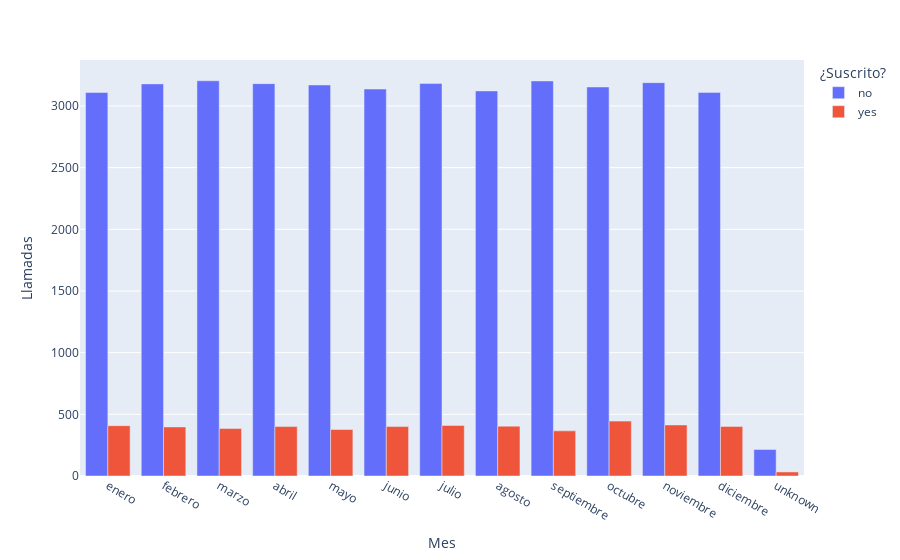

Notebook code cell kept with this figure:
### Markdown cell above
2.2.4. Comprueba la distribución de llamadas en función del mes del año indicando si el cliente se ha suscrito o no (countplot con agrupación en la columna ‘y)

### Code cell
bank_by_contact_month_y=bank.groupby(by=['contact_month','y'])['contact_month'].count().reset_index(name='Count')
meses=['enero', 'febrero', 'marzo', 'abril', 'mayo', 'junio', 'julio', 'agosto', 'septiembre', 'octubre', 'noviembre', 'diciembre']
meses=pd.Series(meses)
fig=px.bar(data_frame=bank_by_contact_month_y,
           x='contact_month',
           y='Count',
           color='y',
           category_orders={'contact_month': meses},
           barmode='group',
           labels=dict(contact_month='Mes',Count='Llamadas',y='¿Suscrito?'))
fig.show()

### Figure 1 — Plotly figure (JSON) as saved in the notebook; plotly's stock layout.template omitted (floating-point values rounded to 4 significant figures)
{"data": [{"alignmentgroup": "True", "hovertemplate": "¿Suscrito?=no<br>Mes=%{x}<br>Llamadas=%{y}<extra></extra>", "legendgroup": "no", "marker": {"color": "#636efa", "pattern": {"shape": ""}}, "name": "no", "offsetgroup": "no", "orientation": "v", "showlegend": true, "textposition": "auto", "type": "bar", "x": ["abril", "agosto", "diciembre", "enero", "febrero", "julio", "junio", "marzo", "mayo", "noviembre", "octubre", "septiembre", "unknown"], "xaxis": "x", "y": [3181, 3122, 3110, 3109, 3179, 3183, 3137, 3204, 3170, 3189, 3154, 3203, 215], "yaxis": "y"}, {"alignmentgroup": "True", "hovertemplate": "¿Suscrito?=yes<br>Mes=%{x}<br>Llamadas=%{y}<extra></extra>", "legendgroup": "yes", "marker": {"color": "#EF553B", "pattern": {"shape": ""}}, "name": "yes", "offsetgroup": "yes", "orientation": "v", "showlegend": true, "textposition": "auto", "type": "bar", "x": ["abril", "agosto", "diciembre", "enero", "febrero", "julio", "junio", "marzo", "mayo", "noviembre", "octubre", "septiembre", "unknown"], "xaxis": "x", "y": [401, 404, 402, 408, 398, 410, 401, 385, 377, 414, 445, 366, 33], "yaxis": "y"}], "layout": {"barmode": "group", "legend": {"title": {"text": "¿Suscrito?"}, "tracegroupgap": 0}, "margin": {"t": 60}, "xaxis": {"anchor": "y", "categoryarray": ["enero", "febrero", "marzo", "abril", "mayo", "junio", "julio", "agosto", "septiembre", "octubre", "noviembre", "diciembre"], "categoryorder": "array", "domain": [0, 1], "title": {"text": "Mes"}}, "yaxis": {"anchor": "x", "domain": [0, 1], "title": {"text": "Llamadas"}}}}
